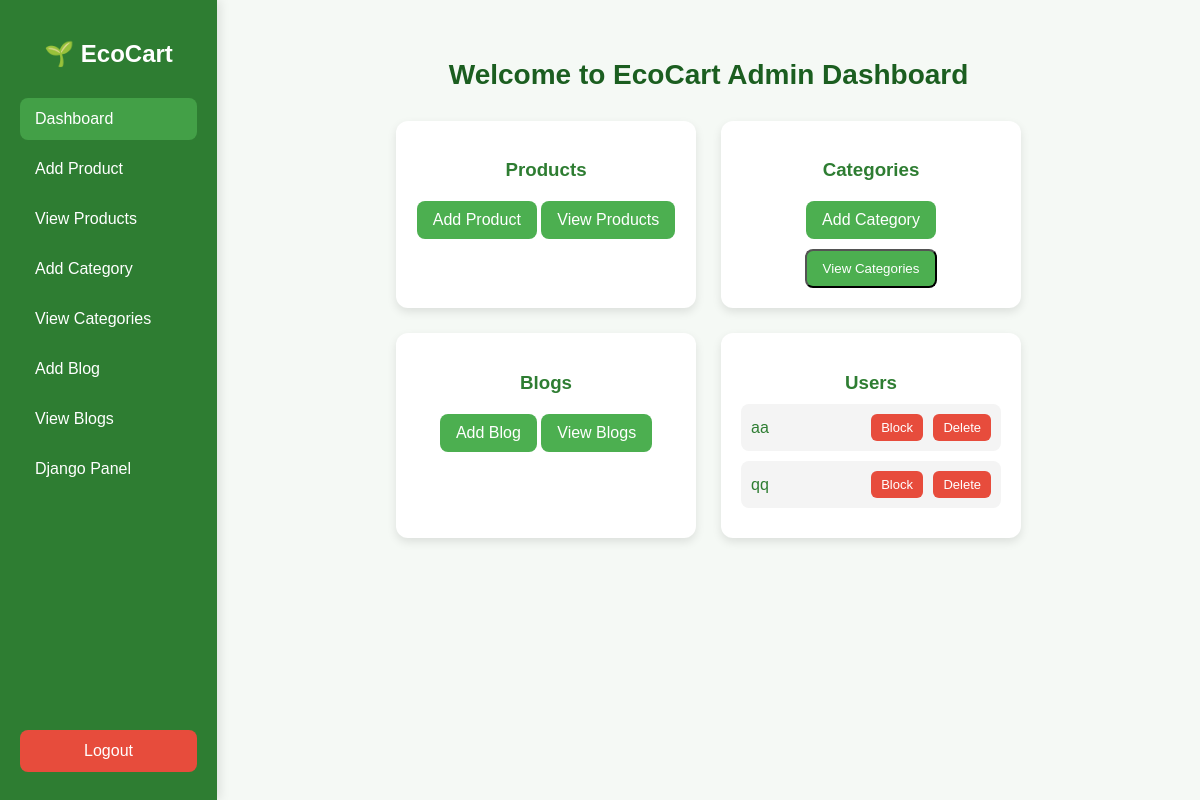
Screenshot of /admin-dashboard/ with the database file from the repository.
### app/models.py (models this page shows, shortened)
class CustomUser(AbstractUser):
    phone = models.CharField(max_length=15, blank=True, null=True)
    address = models.TextField(blank=True, null=True)
    pincode = models.CharField(max_length=10, blank=True, null=True)

### app/views.py (the view)
# urls.py: path('admin-dashboard/', views.admin_dashboard, name='admin_dashboard'),
def admin_dashboard(request):
    if not request.user.is_staff:
        context = {
            'products': Product.objects.all(),
            'categories': Category.objects.all(),
            'blogs': Blog.objects.all(),
            'users': CustomUser.objects.all(),
        }
        return render(request, 'admin_dashboard.html', context)
    return redirect('admin_login')

### templates/admin_dashboard.html (shortened to what this page needs)
<!DOCTYPE html>
<html lang="en">
<head>
</head>
<body>
  <div class="sidebar">
    <h2>🌱 EcoCart</h2>
    <a href="/" class="active">Dashboard</a>
    <a href="{% url 'add_product' %}">Add Product</a>
    <a href="{% url 'admin_view_products' %}">View Products</a>
    <a href="{% url 'add_category' %}">Add Category</a>
    <a href="#" onclick="openModal('categoryModal')">View Categories</a>
    <a href="{% url 'add_blog' %}">Add Blog</a>
    <a href="#" onclick="openModal('blogModal')">View Blogs</a>
    <a href="/admin/">Django Panel</a>
    <a href="{% url 'logout' %}" class="logout-btn">Logout</a>
  </div>
  <div class="main-content">
    <h1>Welcome to EcoCart Admin Dashboard</h1>
    <div class="dashboard">
      <div class="card">
        <h3>Products</h3>
        <a href="{% url 'add_product' %}" class="btn">Add Product</a>
        <a href="{% url 'admin_view_products' %}" class="btn">View Products</a>
      </div>
      <div class="card">
        <h3>Categories</h3>
        <a href="{% url 'add_category' %}" class="btn">Add Category</a>
        <button class="btn" onclick="openModal('categoryModal')">View Categories</button>
      </div>
      <div class="card">
        <h3>Blogs</h3>
        <a href="{% url 'add_blog' %}" class="btn">Add Blog</a>
        <a href="{% url 'admin_view_blog' %}" class="btn">View Blogs</a>
      </div>
      <div class="card">
        <h3>Users</h3>
        <div class="list-box">
          {% for user in users %}
          <div class="modal-item">
            {{ user.username }}
            <div class="actions">
              {% if user.is_active %}
              <form method="post" action="{% url 'block_user' user.id %}" style="display:inline;">
                <button type="submit" class="block">Block</button>
              </form>
              {% else %}
              <form method="post" action="{% url 'unblock_user' user.id %}" style="display:inline;">
                {% csrf_token %}
                <button type="submit" class="unblock">Unblock</button>
              </form>
              {% endif %}
              <form method="post" action="{% url 'delete_user' user.id %}" style="display:inline;">
                <button type="submit" class="delete">Delete</button>
              </form>
            </div>
          </div>
          {% empty %}
          <p>No users found.</p>
          {% endfor %}
        </div>
      </div>
    </div>
  </div>
</body>
</html>

### templates/admin_dashboard.html (style rules this page uses)
body { font-family: 'Poppins', sans-serif; margin: 0; background-color: #f5f9f5; display: flex; height: 100vh; color: #2e7d32; }
.sidebar { width: 250px; background-color: #2e7d32; color: white; display: flex; flex-direction: column; padding: 20px; box-shadow: 3px 0 10px rgba(0, 0, 0, 0.1); }
.sidebar h2 { font-size: 24px; text-align: center; margin-bottom: 30px; font-weight: 700; }
.sidebar a { text-decoration: none; color: white; padding: 12px 15px; margin-bottom: 8px; border-radius: 8px; display: block; transition: background-color 0.3s; font-weight: 500; }
.sidebar a:hover, .sidebar a.active { background-color: #43a047; }
.logout-btn { margin-top: auto; background-color: #e74c3c; text-align: center; padding: 12px; border-radius: 8px; text-decoration: none; color: white; font-weight: 500; transition: background-color 0.3s; }
.main-content { flex-grow: 1; padding: 40px; overflow-y: auto; }
.main-content h1 { font-size: 28px; color: #1b5e20; text-align: center; margin-bottom: 30px; }
.dashboard { display: flex; flex-wrap: wrap; justify-content: center; gap: 25px; }
.card { background-color: white; border-radius: 12px; box-shadow: 0 4px 10px rgba(0, 0, 0, 0.1); padding: 20px; width: 260px; text-align: center; transition: transform 0.3s; }
.card h3 { color: #2e7d32; margin-bottom: 10px; }
.btn { display: inline-block; padding: 10px 16px; background-color: #4CAF50; color: white; text-decoration: none; border-radius: 8px; margin-top: 10px; font-weight: 500; cursor: pointer; }
.modal-item { background: #f4f4f4; padding: 10px; border-radius: 8px; margin-bottom: 10px; display: flex; justify-content: space-between; align-items: center; }
.actions a, .actions button { margin-left: 6px; padding: 6px 10px; border-radius: 6px; border: none; font-size: 13px; cursor: pointer; text-decoration: none; color: white; }
.delete { background: #e74c3c; }
.block { background: #e74c3c; }

### rows the page displays
CustomUser: username "aa", is_active "Block"
CustomUser: username "qq", is_active "Block"
